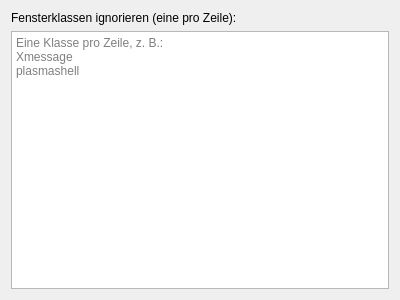
<?xml version="1.0" encoding="UTF-8"?>
<ui version="4.0">
 <class>WorkspaceflowConfig</class>
 <widget class="QWidget" name="WorkspaceflowConfig">
  <property name="geometry">
   <rect>
    <x>0</x>
    <y>0</y>
    <width>400</width>
    <height>300</height>
   </rect>
  </property>
  <property name="windowTitle">
   <string>Workspaceflow-Einstellungen</string>
  </property>
  <layout class="QVBoxLayout" name="verticalLayout">
   <item>
    <widget class="QLabel" name="label_IgnoreClasses">
     <property name="text">
      <string>Fensterklassen ignorieren (eine pro Zeile):</string>
     </property>
    </widget>
   </item>
   <item>
    <widget class="QPlainTextEdit" name="kcfg_IgnoreClasses">
     <property name="toolTip">
      <string>Fensterklassen, die beim Maximieren keinen eigenen Space bekommen. Eine Klasse pro Zeile. Beispiel: Xmessage</string>
     </property>
     <property name="placeholderText">
      <string>Eine Klasse pro Zeile, z. B.:
Xmessage
plasmashell</string>
     </property>
    </widget>
   </item>
  </layout>
 </widget>
 <resources/>
 <connections/>
</ui>
